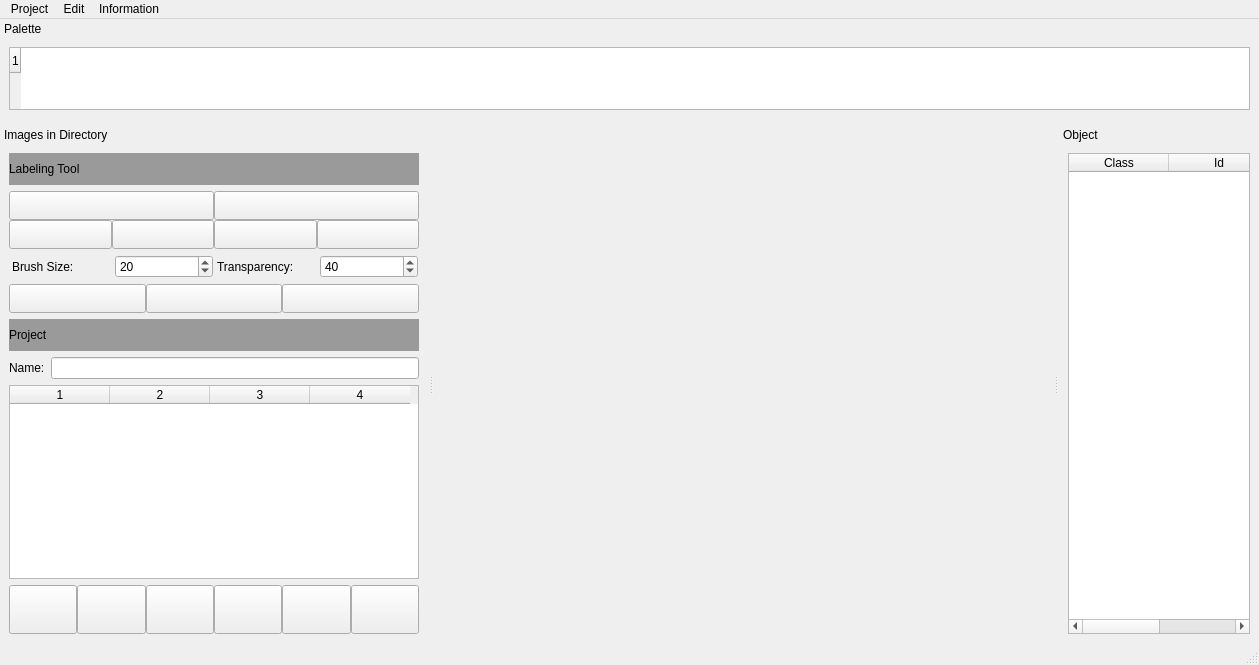
<?xml version="1.0" encoding="UTF-8"?>
<ui version="4.0">
 <class>MainWindow</class>
 <widget class="QMainWindow" name="MainWindow">
  <property name="geometry">
   <rect>
    <x>0</x>
    <y>0</y>
    <width>1259</width>
    <height>665</height>
   </rect>
  </property>
  <property name="windowTitle">
   <string>ImageAnnotation</string>
  </property>
  <widget class="QWidget" name="centralwidget">
   <property name="minimumSize">
    <size>
     <width>0</width>
     <height>0</height>
    </size>
   </property>
  </widget>
  <widget class="QStatusBar" name="statusbar"/>
  <widget class="QDockWidget" name="propDockWidget">
   <property name="sizePolicy">
    <sizepolicy hsizetype="Minimum" vsizetype="Preferred">
     <horstretch>0</horstretch>
     <verstretch>0</verstretch>
    </sizepolicy>
   </property>
   <property name="minimumSize">
    <size>
     <width>200</width>
     <height>183</height>
    </size>
   </property>
   <property name="maximumSize">
    <size>
     <width>400</width>
     <height>524287</height>
    </size>
   </property>
   <property name="baseSize">
    <size>
     <width>0</width>
     <height>0</height>
    </size>
   </property>
   <property name="features">
    <set>QDockWidget::NoDockWidgetFeatures</set>
   </property>
   <property name="windowTitle">
    <string>Object</string>
   </property>
   <attribute name="dockWidgetArea">
    <number>2</number>
   </attribute>
   <widget class="QWidget" name="propDockWidgetContents">
    <layout class="QVBoxLayout">
     <property name="spacing">
      <number>6</number>
     </property>
     <property name="leftMargin">
      <number>9</number>
     </property>
     <property name="topMargin">
      <number>9</number>
     </property>
     <property name="rightMargin">
      <number>9</number>
     </property>
     <property name="bottomMargin">
      <number>9</number>
     </property>
     <item>
      <widget class="QTableWidget" name="label_table">
       <property name="enabled">
        <bool>true</bool>
       </property>
       <property name="sizePolicy">
        <sizepolicy hsizetype="Ignored" vsizetype="Expanding">
         <horstretch>0</horstretch>
         <verstretch>0</verstretch>
        </sizepolicy>
       </property>
       <property name="dragEnabled">
        <bool>true</bool>
       </property>
       <property name="selectionMode">
        <enum>QAbstractItemView::MultiSelection</enum>
       </property>
       <property name="selectionBehavior">
        <enum>QAbstractItemView::SelectRows</enum>
       </property>
       <attribute name="verticalHeaderVisible">
        <bool>false</bool>
       </attribute>
       <column>
        <property name="text">
         <string>Class</string>
        </property>
       </column>
       <column>
        <property name="text">
         <string>Id</string>
        </property>
       </column>
      </widget>
     </item>
    </layout>
   </widget>
  </widget>
  <widget class="QDockWidget" name="paletteDockWidget_2">
   <property name="minimumSize">
    <size>
     <width>95</width>
     <height>100</height>
    </size>
   </property>
   <property name="maximumSize">
    <size>
     <width>524287</width>
     <height>100</height>
    </size>
   </property>
   <property name="features">
    <set>QDockWidget::NoDockWidgetFeatures</set>
   </property>
   <property name="windowTitle">
    <string>Palette</string>
   </property>
   <attribute name="dockWidgetArea">
    <number>4</number>
   </attribute>
   <widget class="QWidget" name="dockWidgetContents_9">
    <layout class="QVBoxLayout" name="verticalLayout_3">
     <property name="spacing">
      <number>6</number>
     </property>
     <property name="leftMargin">
      <number>9</number>
     </property>
     <property name="topMargin">
      <number>9</number>
     </property>
     <property name="rightMargin">
      <number>9</number>
     </property>
     <property name="bottomMargin">
      <number>9</number>
     </property>
     <item>
      <widget class="QTableWidget" name="palette">
       <property name="sizePolicy">
        <sizepolicy hsizetype="Ignored" vsizetype="Expanding">
         <horstretch>0</horstretch>
         <verstretch>0</verstretch>
        </sizepolicy>
       </property>
       <property name="minimumSize">
        <size>
         <width>0</width>
         <height>0</height>
        </size>
       </property>
       <property name="autoFillBackground">
        <bool>false</bool>
       </property>
       <property name="styleSheet">
        <string notr="true"/>
       </property>
       <property name="selectionMode">
        <enum>QAbstractItemView::SingleSelection</enum>
       </property>
       <property name="selectionBehavior">
        <enum>QAbstractItemView::SelectItems</enum>
       </property>
       <property name="rowCount">
        <number>1</number>
       </property>
       <attribute name="horizontalHeaderVisible">
        <bool>false</bool>
       </attribute>
       <attribute name="horizontalHeaderDefaultSectionSize">
        <number>210</number>
       </attribute>
       <attribute name="horizontalHeaderMinimumSectionSize">
        <number>180</number>
       </attribute>
       <attribute name="verticalHeaderDefaultSectionSize">
        <number>25</number>
       </attribute>
       <attribute name="verticalHeaderMinimumSectionSize">
        <number>25</number>
       </attribute>
       <row/>
      </widget>
     </item>
    </layout>
   </widget>
  </widget>
  <widget class="QMenuBar" name="menubar">
   <property name="geometry">
    <rect>
     <x>0</x>
     <y>0</y>
     <width>1259</width>
     <height>26</height>
    </rect>
   </property>
   <widget class="QMenu" name="menuProject">
    <property name="title">
     <string>Project</string>
    </property>
    <addaction name="actionLoad_txt_files"/>
    <addaction name="actionLoad_txt_folder"/>
    <addaction name="actionLoad_image_files"/>
    <addaction name="actionLoad_image_folder"/>
    <addaction name="separator"/>
    <addaction name="actionSave"/>
    <addaction name="actionRemove_file"/>
    <addaction name="actionReload_configuration_file"/>
   </widget>
   <widget class="QMenu" name="menuEdit">
    <property name="title">
     <string>Edit</string>
    </property>
    <addaction name="actionZoom_In"/>
    <addaction name="actionZoom_Out"/>
    <addaction name="separator"/>
   </widget>
   <widget class="QMenu" name="menuInformation">
    <property name="title">
     <string>Information</string>
    </property>
    <addaction name="actionShortcuts"/>
    <addaction name="actionAbout_Program_Creator"/>
   </widget>
   <addaction name="menuProject"/>
   <addaction name="menuEdit"/>
   <addaction name="menuInformation"/>
  </widget>
  <widget class="QDockWidget" name="imgDockWidget">
   <property name="sizePolicy">
    <sizepolicy hsizetype="Minimum" vsizetype="Preferred">
     <horstretch>0</horstretch>
     <verstretch>0</verstretch>
    </sizepolicy>
   </property>
   <property name="minimumSize">
    <size>
     <width>428</width>
     <height>504</height>
    </size>
   </property>
   <property name="maximumSize">
    <size>
     <width>700</width>
     <height>524287</height>
    </size>
   </property>
   <property name="floating">
    <bool>false</bool>
   </property>
   <property name="features">
    <set>QDockWidget::NoDockWidgetFeatures</set>
   </property>
   <property name="windowTitle">
    <string>Images in Directory</string>
   </property>
   <attribute name="dockWidgetArea">
    <number>1</number>
   </attribute>
   <widget class="QWidget" name="imgDockWidgetContents">
    <layout class="QGridLayout">
     <property name="leftMargin">
      <number>9</number>
     </property>
     <property name="topMargin">
      <number>9</number>
     </property>
     <property name="rightMargin">
      <number>9</number>
     </property>
     <property name="bottomMargin">
      <number>9</number>
     </property>
     <property name="spacing">
      <number>6</number>
     </property>
     <item row="0" column="0">
      <layout class="QVBoxLayout" name="verticalLayout">
       <property name="topMargin">
        <number>0</number>
       </property>
       <property name="bottomMargin">
        <number>0</number>
       </property>
       <item>
        <widget class="QLabel" name="label_7">
         <property name="enabled">
          <bool>true</bool>
         </property>
         <property name="sizePolicy">
          <sizepolicy hsizetype="Preferred" vsizetype="Minimum">
           <horstretch>0</horstretch>
           <verstretch>0</verstretch>
          </sizepolicy>
         </property>
         <property name="minimumSize">
          <size>
           <width>0</width>
           <height>32</height>
          </size>
         </property>
         <property name="maximumSize">
          <size>
           <width>16777215</width>
           <height>32</height>
          </size>
         </property>
         <property name="styleSheet">
          <string notr="true">background : rgb(154, 154, 154);</string>
         </property>
         <property name="text">
          <string>Labeling Tool</string>
         </property>
         <property name="margin">
          <number>10</number>
         </property>
        </widget>
       </item>
       <item>
        <layout class="QVBoxLayout" name="verticalLayout_4">
         <property name="spacing">
          <number>0</number>
         </property>
         <item>
          <layout class="QHBoxLayout" name="horizontalLayout_8">
           <property name="spacing">
            <number>0</number>
           </property>
           <property name="leftMargin">
            <number>0</number>
           </property>
           <item>
            <widget class="QPushButton" name="bt_rec">
             <property name="minimumSize">
              <size>
               <width>137</width>
               <height>29</height>
              </size>
             </property>
             <property name="maximumSize">
              <size>
               <width>1000</width>
               <height>29</height>
              </size>
             </property>
             <property name="cursor">
              <cursorShape>ArrowCursor</cursorShape>
             </property>
             <property name="text">
              <string/>
             </property>
             <property name="icon">
              <iconset>
               <normaloff>square.png</normaloff>square.png</iconset>
             </property>
             <property name="checkable">
              <bool>false</bool>
             </property>
             <property name="checked">
              <bool>false</bool>
             </property>
            </widget>
           </item>
           <item>
            <widget class="QPushButton" name="Delete">
             <property name="minimumSize">
              <size>
               <width>137</width>
               <height>29</height>
              </size>
             </property>
             <property name="maximumSize">
              <size>
               <width>1000</width>
               <height>29</height>
              </size>
             </property>
             <property name="text">
              <string/>
             </property>
             <property name="icon">
              <iconset>
               <normaloff>erase_square.png</normaloff>erase_square.png</iconset>
             </property>
            </widget>
           </item>
          </layout>
         </item>
         <item>
          <layout class="QHBoxLayout" name="horizontalLayout_9">
           <property name="spacing">
            <number>0</number>
           </property>
           <property name="leftMargin">
            <number>0</number>
           </property>
           <item>
            <widget class="QPushButton" name="Brush">
             <property name="sizePolicy">
              <sizepolicy hsizetype="Minimum" vsizetype="Fixed">
               <horstretch>0</horstretch>
               <verstretch>0</verstretch>
              </sizepolicy>
             </property>
             <property name="minimumSize">
              <size>
               <width>0</width>
               <height>29</height>
              </size>
             </property>
             <property name="maximumSize">
              <size>
               <width>1000</width>
               <height>29</height>
              </size>
             </property>
             <property name="text">
              <string/>
             </property>
             <property name="icon">
              <iconset>
               <normaloff>brush.png</normaloff>brush.png</iconset>
             </property>
             <property name="iconSize">
              <size>
               <width>21</width>
               <height>21</height>
              </size>
             </property>
            </widget>
           </item>
           <item>
            <widget class="QPushButton" name="Painter">
             <property name="sizePolicy">
              <sizepolicy hsizetype="Minimum" vsizetype="Fixed">
               <horstretch>0</horstretch>
               <verstretch>0</verstretch>
              </sizepolicy>
             </property>
             <property name="minimumSize">
              <size>
               <width>0</width>
               <height>29</height>
              </size>
             </property>
             <property name="maximumSize">
              <size>
               <width>1000</width>
               <height>29</height>
              </size>
             </property>
             <property name="text">
              <string/>
             </property>
             <property name="icon">
              <iconset>
               <normaloff>painter.png</normaloff>painter.png</iconset>
             </property>
             <property name="iconSize">
              <size>
               <width>20</width>
               <height>20</height>
              </size>
             </property>
             <property name="checkable">
              <bool>false</bool>
             </property>
            </widget>
           </item>
           <item>
            <widget class="QPushButton" name="Eraser">
             <property name="sizePolicy">
              <sizepolicy hsizetype="Minimum" vsizetype="Fixed">
               <horstretch>0</horstretch>
               <verstretch>0</verstretch>
              </sizepolicy>
             </property>
             <property name="minimumSize">
              <size>
               <width>0</width>
               <height>29</height>
              </size>
             </property>
             <property name="maximumSize">
              <size>
               <width>1000</width>
               <height>29</height>
              </size>
             </property>
             <property name="text">
              <string/>
             </property>
             <property name="icon">
              <iconset>
               <normaloff>eraser.png</normaloff>eraser.png</iconset>
             </property>
             <property name="iconSize">
              <size>
               <width>21</width>
               <height>21</height>
              </size>
             </property>
            </widget>
           </item>
           <item>
            <widget class="QPushButton" name="show_image">
             <property name="sizePolicy">
              <sizepolicy hsizetype="Minimum" vsizetype="Fixed">
               <horstretch>0</horstretch>
               <verstretch>0</verstretch>
              </sizepolicy>
             </property>
             <property name="minimumSize">
              <size>
               <width>0</width>
               <height>29</height>
              </size>
             </property>
             <property name="maximumSize">
              <size>
               <width>1000</width>
               <height>29</height>
              </size>
             </property>
             <property name="text">
              <string/>
             </property>
             <property name="icon">
              <iconset>
               <normaloff>image.png</normaloff>image.png</iconset>
             </property>
             <property name="iconSize">
              <size>
               <width>22</width>
               <height>22</height>
              </size>
             </property>
            </widget>
           </item>
          </layout>
         </item>
        </layout>
       </item>
      </layout>
     </item>
     <item row="2" column="0">
      <layout class="QHBoxLayout" name="horizontalLayout_5">
       <property name="spacing">
        <number>0</number>
       </property>
       <property name="leftMargin">
        <number>0</number>
       </property>
       <property name="topMargin">
        <number>0</number>
       </property>
       <item>
        <widget class="QToolButton" name="bt_undo">
         <property name="sizePolicy">
          <sizepolicy hsizetype="Minimum" vsizetype="Fixed">
           <horstretch>0</horstretch>
           <verstretch>0</verstretch>
          </sizepolicy>
         </property>
         <property name="minimumSize">
          <size>
           <width>92</width>
           <height>29</height>
          </size>
         </property>
         <property name="maximumSize">
          <size>
           <width>1000</width>
           <height>29</height>
          </size>
         </property>
         <property name="text">
          <string/>
         </property>
         <property name="icon">
          <iconset>
           <normaloff>undo.png</normaloff>undo.png</iconset>
         </property>
        </widget>
       </item>
       <item>
        <widget class="QToolButton" name="bt_redo">
         <property name="sizePolicy">
          <sizepolicy hsizetype="Minimum" vsizetype="Fixed">
           <horstretch>0</horstretch>
           <verstretch>0</verstretch>
          </sizepolicy>
         </property>
         <property name="minimumSize">
          <size>
           <width>92</width>
           <height>29</height>
          </size>
         </property>
         <property name="maximumSize">
          <size>
           <width>1000</width>
           <height>29</height>
          </size>
         </property>
         <property name="text">
          <string/>
         </property>
         <property name="icon">
          <iconset>
           <normaloff>redo.png</normaloff>redo.png</iconset>
         </property>
        </widget>
       </item>
       <item>
        <widget class="QPushButton" name="Save">
         <property name="minimumSize">
          <size>
           <width>92</width>
           <height>29</height>
          </size>
         </property>
         <property name="maximumSize">
          <size>
           <width>1000</width>
           <height>29</height>
          </size>
         </property>
         <property name="text">
          <string/>
         </property>
         <property name="icon">
          <iconset>
           <normaloff>save.png</normaloff>save.png</iconset>
         </property>
         <property name="iconSize">
          <size>
           <width>17</width>
           <height>17</height>
          </size>
         </property>
        </widget>
       </item>
      </layout>
     </item>
     <item row="4" column="0">
      <layout class="QVBoxLayout" name="verticalLayout_2">
       <property name="topMargin">
        <number>0</number>
       </property>
       <item>
        <widget class="QLabel" name="label_8">
         <property name="minimumSize">
          <size>
           <width>0</width>
           <height>32</height>
          </size>
         </property>
         <property name="styleSheet">
          <string notr="true">background : rgb(154, 154, 154);
</string>
         </property>
         <property name="text">
          <string>Project</string>
         </property>
         <property name="margin">
          <number>10</number>
         </property>
        </widget>
       </item>
       <item>
        <layout class="QHBoxLayout" name="horizontalLayout_3">
         <property name="topMargin">
          <number>0</number>
         </property>
         <item>
          <widget class="QLabel" name="label">
           <property name="text">
            <string>Name:</string>
           </property>
          </widget>
         </item>
         <item>
          <widget class="QLineEdit" name="Current_file"/>
         </item>
        </layout>
       </item>
      </layout>
     </item>
     <item row="6" column="0">
      <widget class="QTableWidget" name="Left_table">
       <property name="selectionBehavior">
        <enum>QAbstractItemView::SelectItems</enum>
       </property>
       <column>
        <property name="text">
         <string>1</string>
        </property>
       </column>
       <column>
        <property name="text">
         <string>2</string>
        </property>
       </column>
       <column>
        <property name="text">
         <string>3</string>
        </property>
       </column>
       <column>
        <property name="text">
         <string>4</string>
        </property>
       </column>
      </widget>
     </item>
     <item row="1" column="0">
      <layout class="QHBoxLayout" name="horizontalLayout_6">
       <property name="spacing">
        <number>0</number>
       </property>
       <property name="leftMargin">
        <number>0</number>
       </property>
       <property name="rightMargin">
        <number>0</number>
       </property>
       <item>
        <layout class="QHBoxLayout" name="horizontalLayout_4">
         <property name="spacing">
          <number>3</number>
         </property>
         <property name="leftMargin">
          <number>3</number>
         </property>
         <property name="topMargin">
          <number>0</number>
         </property>
         <property name="rightMargin">
          <number>1</number>
         </property>
         <item>
          <widget class="QLabel" name="label_9">
           <property name="minimumSize">
            <size>
             <width>100</width>
             <height>0</height>
            </size>
           </property>
           <property name="maximumSize">
            <size>
             <width>80</width>
             <height>16777215</height>
            </size>
           </property>
           <property name="text">
            <string>Brush Size:</string>
           </property>
          </widget>
         </item>
         <item>
          <widget class="QSpinBox" name="brushsize">
           <property name="minimumSize">
            <size>
             <width>51</width>
             <height>0</height>
            </size>
           </property>
           <property name="maximumSize">
            <size>
             <width>1000</width>
             <height>16777215</height>
            </size>
           </property>
           <property name="minimum">
            <number>1</number>
           </property>
           <property name="maximum">
            <number>100</number>
           </property>
           <property name="value">
            <number>20</number>
           </property>
          </widget>
         </item>
        </layout>
       </item>
       <item>
        <layout class="QHBoxLayout" name="horizontalLayout_7">
         <property name="spacing">
          <number>3</number>
         </property>
         <property name="leftMargin">
          <number>3</number>
         </property>
         <property name="rightMargin">
          <number>1</number>
         </property>
         <item>
          <widget class="QLabel" name="label_2">
           <property name="minimumSize">
            <size>
             <width>100</width>
             <height>0</height>
            </size>
           </property>
           <property name="maximumSize">
            <size>
             <width>80</width>
             <height>16777215</height>
            </size>
           </property>
           <property name="text">
            <string>Transparency:</string>
           </property>
          </widget>
         </item>
         <item>
          <widget class="QSpinBox" name="opacity">
           <property name="minimumSize">
            <size>
             <width>51</width>
             <height>0</height>
            </size>
           </property>
           <property name="maximumSize">
            <size>
             <width>1000</width>
             <height>16777215</height>
            </size>
           </property>
           <property name="minimum">
            <number>0</number>
           </property>
           <property name="maximum">
            <number>100</number>
           </property>
           <property name="value">
            <number>40</number>
           </property>
          </widget>
         </item>
        </layout>
       </item>
      </layout>
     </item>
     <item row="7" column="0">
      <layout class="QHBoxLayout" name="horizontalLayout">
       <property name="spacing">
        <number>0</number>
       </property>
       <item>
        <widget class="QPushButton" name="bt_load">
         <property name="minimumSize">
          <size>
           <width>50</width>
           <height>49</height>
          </size>
         </property>
         <property name="maximumSize">
          <size>
           <width>1000</width>
           <height>49</height>
          </size>
         </property>
         <property name="text">
          <string/>
         </property>
         <property name="icon">
          <iconset>
           <normaloff>txt.png</normaloff>txt.png</iconset>
         </property>
         <property name="iconSize">
          <size>
           <width>25</width>
           <height>25</height>
          </size>
         </property>
        </widget>
       </item>
       <item>
        <widget class="QPushButton" name="bt_load_folder_txt">
         <property name="sizePolicy">
          <sizepolicy hsizetype="Minimum" vsizetype="Fixed">
           <horstretch>0</horstretch>
           <verstretch>0</verstretch>
          </sizepolicy>
         </property>
         <property name="minimumSize">
          <size>
           <width>50</width>
           <height>49</height>
          </size>
         </property>
         <property name="maximumSize">
          <size>
           <width>1000</width>
           <height>49</height>
          </size>
         </property>
         <property name="text">
          <string/>
         </property>
         <property name="icon">
          <iconset>
           <normaloff>txt_folder.png</normaloff>txt_folder.png</iconset>
         </property>
         <property name="iconSize">
          <size>
           <width>30</width>
           <height>30</height>
          </size>
         </property>
        </widget>
       </item>
       <item>
        <widget class="QPushButton" name="bt_load_images">
         <property name="minimumSize">
          <size>
           <width>50</width>
           <height>49</height>
          </size>
         </property>
         <property name="maximumSize">
          <size>
           <width>1000</width>
           <height>49</height>
          </size>
         </property>
         <property name="text">
          <string/>
         </property>
         <property name="icon">
          <iconset>
           <normaloff>img.png</normaloff>img.png</iconset>
         </property>
         <property name="iconSize">
          <size>
           <width>27</width>
           <height>27</height>
          </size>
         </property>
        </widget>
       </item>
       <item>
        <widget class="QPushButton" name="bt_load_folder_bmp">
         <property name="minimumSize">
          <size>
           <width>50</width>
           <height>49</height>
          </size>
         </property>
         <property name="maximumSize">
          <size>
           <width>1000</width>
           <height>49</height>
          </size>
         </property>
         <property name="text">
          <string/>
         </property>
         <property name="icon">
          <iconset>
           <normaloff>img_folder.png</normaloff>img_folder.png</iconset>
         </property>
         <property name="iconSize">
          <size>
           <width>33</width>
           <height>33</height>
          </size>
         </property>
        </widget>
       </item>
       <item>
        <widget class="QPushButton" name="remove">
         <property name="minimumSize">
          <size>
           <width>50</width>
           <height>49</height>
          </size>
         </property>
         <property name="maximumSize">
          <size>
           <width>1000</width>
           <height>49</height>
          </size>
         </property>
         <property name="text">
          <string/>
         </property>
         <property name="icon">
          <iconset>
           <normaloff>remove.png</normaloff>remove.png</iconset>
         </property>
         <property name="iconSize">
          <size>
           <width>25</width>
           <height>25</height>
          </size>
         </property>
        </widget>
       </item>
       <item>
        <widget class="QPushButton" name="remove_files">
         <property name="minimumSize">
          <size>
           <width>50</width>
           <height>49</height>
          </size>
         </property>
         <property name="maximumSize">
          <size>
           <width>1000</width>
           <height>49</height>
          </size>
         </property>
         <property name="sizeIncrement">
          <size>
           <width>0</width>
           <height>0</height>
          </size>
         </property>
         <property name="text">
          <string/>
         </property>
         <property name="icon">
          <iconset>
           <normaloff>remove_files.png</normaloff>remove_files.png</iconset>
         </property>
         <property name="iconSize">
          <size>
           <width>30</width>
           <height>30</height>
          </size>
         </property>
        </widget>
       </item>
      </layout>
     </item>
    </layout>
   </widget>
  </widget>
  <action name="actionOpenDir">
   <property name="text">
    <string>Project</string>
   </property>
   <property name="shortcut">
    <string>Ctrl+O</string>
   </property>
  </action>
  <action name="actionQuit">
   <property name="text">
    <string>&amp;Quit</string>
   </property>
   <property name="shortcut">
    <string>Ctrl+Q</string>
   </property>
  </action>
  <action name="actionShortcutHelp">
   <property name="text">
    <string>&amp;Shortcuts</string>
   </property>
  </action>
  <action name="actionCopyMask">
   <property name="text">
    <string>&amp;Copy Mask</string>
   </property>
   <property name="shortcut">
    <string>Ctrl+C</string>
   </property>
  </action>
  <action name="actionPasteMask">
   <property name="text">
    <string>&amp;Paste Mask</string>
   </property>
   <property name="shortcut">
    <string>Ctrl+V</string>
   </property>
  </action>
  <action name="actionUndo">
   <property name="enabled">
    <bool>false</bool>
   </property>
   <property name="text">
    <string>Undo</string>
   </property>
   <property name="shortcut">
    <string>Ctrl+Z</string>
   </property>
  </action>
  <action name="actionRedo">
   <property name="enabled">
    <bool>false</bool>
   </property>
   <property name="text">
    <string>Redo</string>
   </property>
   <property name="shortcut">
    <string>Ctrl+Shift+Z</string>
   </property>
  </action>
  <action name="actionUndo_2">
   <property name="text">
    <string>Undo</string>
   </property>
  </action>
  <action name="actionRedo_2">
   <property name="text">
    <string>Redo</string>
   </property>
  </action>
  <action name="actionZoom_In">
   <property name="text">
    <string>Zoom In</string>
   </property>
  </action>
  <action name="actionZoom_Out">
   <property name="text">
    <string>Zoom Out</string>
   </property>
  </action>
  <action name="actionGetting_Started">
   <property name="text">
    <string>Getting Started</string>
   </property>
  </action>
  <action name="actionKeyboard_Shortcuts">
   <property name="text">
    <string>Keyboard Shortcuts</string>
   </property>
  </action>
  <action name="actionShow_Hide_region">
   <property name="text">
    <string>Show/Hide region boundaries</string>
   </property>
  </action>
  <action name="actionShow_Hide_region_labels">
   <property name="text">
    <string>Show/Hide region labels</string>
   </property>
  </action>
  <action name="actionExport_Annotations_as_CSV">
   <property name="text">
    <string>Export Annotations (as CSV)</string>
   </property>
  </action>
  <action name="actionExport_Annotations_as_JSON">
   <property name="text">
    <string>Export Annotations (as JSON)</string>
   </property>
  </action>
  <action name="actionImport_Annotations_as_CSV">
   <property name="text">
    <string>Import Annotations (as CSV)</string>
   </property>
  </action>
  <action name="actionImport_Annotations_as_JSON">
   <property name="text">
    <string>Import Annotations (as JSON)</string>
   </property>
  </action>
  <action name="actionPreview_Annotations">
   <property name="text">
    <string>Preview Annotations</string>
   </property>
  </action>
  <action name="actionDownload_as_Image">
   <property name="text">
    <string>Download as Image</string>
   </property>
  </action>
  <action name="actionLoad_txt_files">
   <property name="text">
    <string>Load txt files</string>
   </property>
  </action>
  <action name="actionLoad_txt_folder">
   <property name="text">
    <string>Load txt folder</string>
   </property>
  </action>
  <action name="actionLoad_image_files">
   <property name="text">
    <string>Load image files</string>
   </property>
  </action>
  <action name="actionLoad_image_folder">
   <property name="text">
    <string>Load image folder</string>
   </property>
  </action>
  <action name="actionSave">
   <property name="text">
    <string>Save</string>
   </property>
  </action>
  <action name="actionRemove_file">
   <property name="text">
    <string>Remove file</string>
   </property>
  </action>
  <action name="actionReload_configuration_file">
   <property name="text">
    <string>Reload configuration file</string>
   </property>
  </action>
  <action name="actionShortcuts">
   <property name="text">
    <string>Shortcuts</string>
   </property>
  </action>
  <action name="actionAbout_Program_Creator">
   <property name="text">
    <string>About Program Creator</string>
   </property>
  </action>
  <action name="actionLoad_files_2">
   <property name="text">
    <string>Load_files</string>
   </property>
  </action>
 </widget>
 <resources/>
 <connections/>
</ui>
